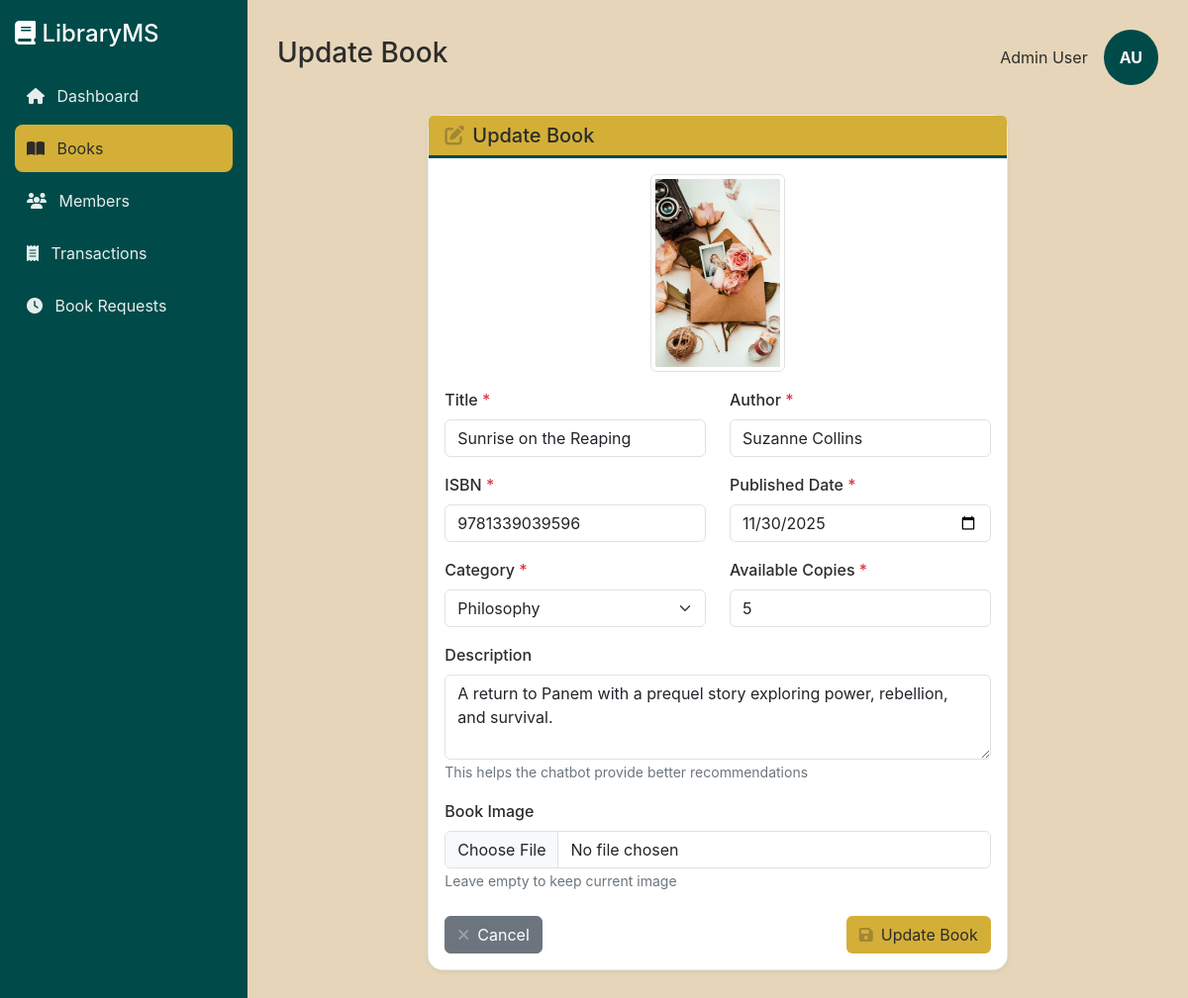
/admin-panel/books/update/2/, run on the app's committed database.
### Admin/models.py (models this page shows, shortened)
class Book(models.Model):
    CATEGORY_CHOICES = (
        ('Fiction', 'Fiction'),
        ('Non-Fiction', 'Non-Fiction'),
        ('Science Fiction', 'Science Fiction'),
        ('Fantasy', 'Fantasy'),
        ('Mystery', 'Mystery'),
        ('Romance', 'Romance'),
        ('History', 'History'),
        ('Biography', 'Biography'),
        ('Science', 'Science'),
        ('Technology', 'Technology'),
        ('Programming', 'Programming'),
        ('Business', 'Business'),
        ('Education', 'Education'),
        ('Philosophy', 'Philosophy'),
        ('Literature', 'Literature'),
        ('Other', 'Other'),
    )
    title = models.CharField(max_length=200)
    author = models.CharField(max_length=100)
    isbn = models.CharField(max_length=13, unique=True)
    published_date = models.DateField()
    available_copies = models.IntegerField(default=0)
    category = models.CharField(max_length=50, choices=CATEGORY_CHOICES, default='Other')
    description = models.TextField(blank=True, null=True, help_text="Brief description of the book")
    image = models.ImageField(upload_to='book_images/', blank=True, null=True)

### Admin/views.py (the view, shortened to what this page needs)
# urls.py: path('books/update/<int:id>/', views.update, name="update"),
def update(request, id):
    book = get_object_or_404(Book, id=id)
    return render(request, 'update.html', {'book': book})

### Admin/templates/update.html (shortened to what this page needs)
{% extends 'base.html' %}
{% load static %}
{% block page_title %}Update Book{% endblock %}
{% block content %}
<div class="row justify-content-center">
    <div class="col-md-8">
        <div class="card shadow-sm">
            <div class="card-header" style="background-color: #D4AF37; color: #2C2C2C; border-bottom: 3px solid #004B49;">
                <h5 class="mb-0">
                    <i class="fa-solid fa-edit me-2"></i>Update Book
                </h5>
            </div>
            <div class="card-body">
                {% if book.image %}
                <div class="text-center mb-3">
                    <img src="{{ book.image.url }}" alt="{{ book.title }}" class="img-thumbnail" style="max-height: 200px;">
                </div>
                {% endif %}
                <form method="POST" enctype="multipart/form-data">
                    <div class="row">
                        <div class="col-md-6 mb-3">
                            <label class="form-label">Title <span class="text-danger">*</span></label>
                            <input type="text" name="title" class="form-control" value="{{ book.title }}" required>
                        </div>
                        <div class="col-md-6 mb-3">
                            <label class="form-label">Author <span class="text-danger">*</span></label>
                            <input type="text" name="author" class="form-control" value="{{ book.author }}" required>
                        </div>
                    </div>
                    <div class="row">
                        <div class="col-md-6 mb-3">
                            <label class="form-label">ISBN <span class="text-danger">*</span></label>
                            <input type="text" name="isbn" class="form-control" value="{{ book.isbn }}" required>
                        </div>
                        <div class="col-md-6 mb-3">
                            <label class="form-label">Published Date <span class="text-danger">*</span></label>
                            <input type="date" name="published_date" class="form-control" value="{{ book.published_date|date:'Y-m-d' }}" required>
                        </div>
                    </div>
                    <div class="row">
                        <div class="col-md-6 mb-3">
                            <label class="form-label">Category <span class="text-danger">*</span></label>
                            <select name="category" class="form-select" required>
                                <option value="Philosophy" {% if book.category == 'Philosophy' %}selected{% endif %}>Philosophy</option>
                            </select>
                        </div>
                        <div class="col-md-6 mb-3">
                            <label class="form-label">Available Copies <span class="text-danger">*</span></label>
                            <input type="number" name="available_copies" class="form-control" value="{{ book.available_copies }}" min="0" required>
                        </div>
                    </div>
                    <div class="mb-3">
                        <label class="form-label">Description</label>
                        <textarea name="description" class="form-control" rows="3" placeholder="Enter a brief description of the book">{{ book.description|default:'' }}</textarea>
                        <small class="text-muted">This helps the chatbot provide better recommendations</small>
                    </div>
                    <div class="mb-3">
                        <label class="form-label">Book Image</label>
                        <input type="file" name="image" class="form-control" accept="image/*">
                        <small class="text-muted">Leave empty to keep current image</small>
                    </div>
                    <div class="d-flex justify-content-between mt-4">
                        <a href="{% url 'admin' %}" class="btn btn-secondary">
                            <i class="fa-solid fa-times me-2"></i>Cancel
                        </a>
                        <button type="submit" class="btn" style="background-color: #D4AF37; color: #2C2C2C;">
                            <i class="fa-solid fa-save me-2"></i>Update Book
                        </button>
                    </div>
                </form>
            </div>
        </div>
    </div>
</div>
{% endblock %}

### static/css/main.css (style rules this page uses)
:root { --primary-color: #004B49; --background-color: #E6D5B8; --accent-color: #D4AF37; --text-color: #2C2C2C; --primary-light: #006B66; --primary-dark: #00332F; --accent-light: #E5C866; --accent-dark: #B8941F; }
body { background-color: var(--background-color); color: var(--text-color); font-family: -apple-system, BlinkMacSystemFont, 'Segoe UI', Roboto, 'Helvetica Neue', Arial, sans-serif; }
.card { background-color: white; border: 1px solid rgba(0, 75, 73, 0.1); box-shadow: 0 2px 4px rgba(0, 0, 0, 0.1); }
.card-header { background-color: var(--primary-color); color: white; border-bottom: 2px solid var(--accent-color); }
.form-label { color: var(--text-color); font-weight: 500; }
a { color: var(--primary-color); }
.text-muted { color: #6c757d !important; }
.shadow-sm { box-shadow: 0 0.125rem 0.25rem rgba(0, 75, 73, 0.075) !important; }

### Admin/templates/base.html (style rules this page uses)
body { display: flex; height: 100vh; overflow: hidden; }
.card { border-radius: 15px; position: relative; }
.card i { opacity: 0.3; }

### data on the page
Book: image (picture), title "Sunrise on the Reaping", author "Suzanne Collins", isbn "9781339039596", published_date "11/30/2025", category "Philosophy", available_copies "5", description "A return to Panem with a prequel story exploring power, rebellion, and survival."
